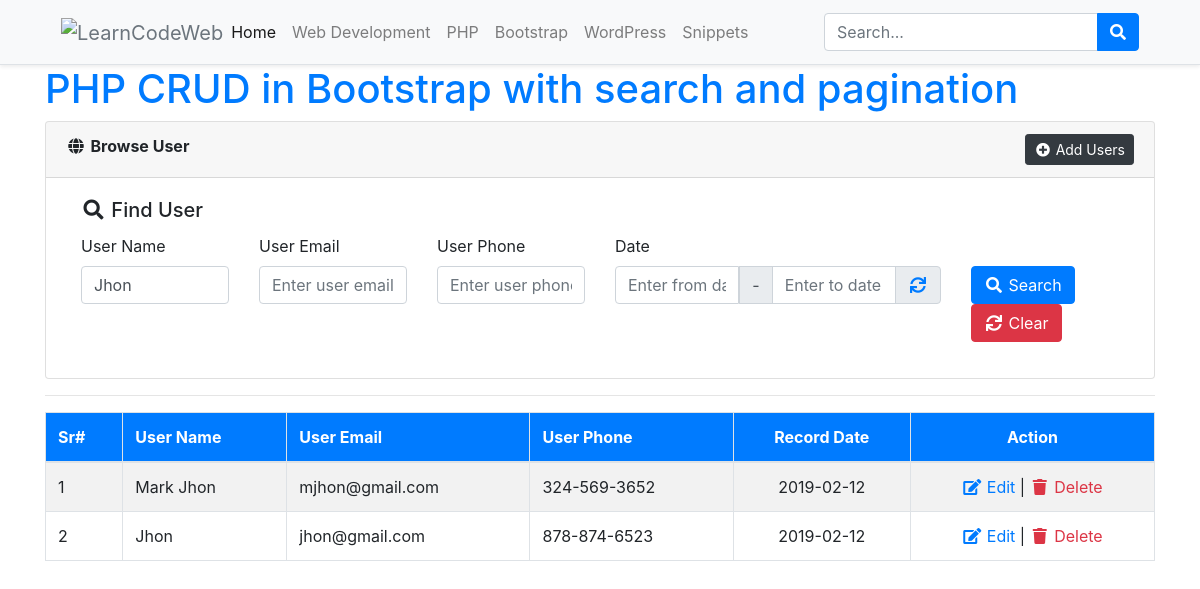
The app's page /browse-users.php?username=Jhon with its own data.
### tables this page shows
CREATE TABLE `users` (
  `id` int(11) NOT NULL,
  `username` varchar(64) NOT NULL,
  `useremail` varchar(128) NOT NULL,
  `userphone` varchar(24) NOT NULL,
  `dt` timestamp NOT NULL DEFAULT CURRENT_TIMESTAMP
);

### include/Database.php (called while the page is built, shortened)
<?php
class Database{
    protected $pdo;
    public function __construct(\PDO $pdo)
    {
        $this->pdo = $pdo;
        $this->pdo->setAttribute(\PDO::ATTR_ERRMODE, \PDO::ERRMODE_EXCEPTION);
    }
    public function getAllRecords($tableName, $fields='*', $cond='', $orderBy='', $limit='')
    {
        $stmt = $this->pdo->prepare("SELECT $fields FROM $tableName WHERE 1 ".$cond." ".$orderBy." ".$limit);
        $stmt->execute();
        $rows = $stmt->fetchAll(PDO::FETCH_ASSOC);
        return $rows;
    }
}
?>

### config.php (called while the page is built, shortened)
<?php
include_once('include/Database.php');
$dsn	= 	"mysql:dbname=".SS_DB_NAME.";host=".SS_DB_HOST."";
$pdo	=	"";
try {
	$pdo = new PDO($dsn, SS_DB_USER, SS_DB_PASSWORD);
}catch (PDOException $e) {
	echo "Connection failed: " . $e->getMessage();
}
$db 	=	new Database($pdo);
?>

### browse-users.php (the view, shortened to what this page needs)
<?php include_once('config.php');?>
<!doctype html>
<html lang="en-US" xmlns:fb="https://www.facebook.com/2008/fbml" xmlns:addthis="https://www.addthis.com/help/api-spec"  prefix="og: http://ogp.me/ns#" class="no-js">
<head>
	<link rel="stylesheet" href="https://code.jquery.com/ui/1.12.0/themes/smoothness/jquery-ui.css" type="text/css">
    <link rel="stylesheet" href="https://stackpath.bootstrapcdn.com/bootstrap/4.2.1/css/bootstrap.min.css">
    <link rel="stylesheet" href="https://use.fontawesome.com/releases/v5.6.3/css/all.css">
</head>
<body>
	<div class="bg-light border-bottom shadow-sm sticky-top">
		<div class="container">
			<header class="blog-header py-1">
				<nav class="navbar navbar-expand-lg navbar-light bg-light"> <a class="navbar-brand text-muted p-0 m-0" href="https://learncodeweb.com"><img src='https://learncodeweb.com/wp-content/uploads/2019/01/logo.png' alt='LearnCodeWeb'></a>
					<div class="collapse navbar-collapse" id="navbarSupportedContent">
						<ul class="navbar-nav mr-auto">
							<li itemscope="itemscope" itemtype="https://www.schema.org/SiteNavigationElement" id="menu-item-17" class="active nav-item"><a title="Home" href="https://learncodeweb.com/" class="nav-link">Home</a></li>
							<li itemscope="itemscope" itemtype="https://www.schema.org/SiteNavigationElement" id="menu-item-16" class="nav-item"><a title="Web Development" href="https://learncodeweb.com/learn/web-development/" class="nav-link">Web Development</a></li>
							<li itemscope="itemscope" itemtype="https://www.schema.org/SiteNavigationElement" id="menu-item-558" class="nav-item"><a title="PHP" href="https://learncodeweb.com/learn/php/" class="nav-link">PHP</a></li>
							<li itemscope="itemscope" itemtype="https://www.schema.org/SiteNavigationElement" id="menu-item-14" class="nav-item"><a title="Bootstrap" href="https://learncodeweb.com/learn/bootstrap-framework/" class="nav-link">Bootstrap</a></li>
							<li itemscope="itemscope" itemtype="https://www.schema.org/SiteNavigationElement" id="menu-item-559" class="nav-item"><a title="WordPress" href="https://learncodeweb.com/learn/wordpress/" class="nav-link">WordPress</a></li>
							<li itemscope="itemscope" itemtype="https://www.schema.org/SiteNavigationElement" id="menu-item-15" class="nav-item"><a title="Snippets" href="https://learncodeweb.com/learn/snippets/" class="nav-link">Snippets</a></li>
						</ul>
						<form method="get" action="https://learncodeweb.com" class="form-inline my-2 my-lg-0">
							<div class="input-group input-group-md">
								<input type="text" class="form-control search-width" name="s" id="search" value="" placeholder="Search..." aria-label="Search">
								<div class="input-group-append">
									<button type="submit" class="btn btn-primary" id="searchBtn"><i class="fa fa-search"></i></button>
								</div>
							</div>
						</form>
					</div>
				</nav>
			</header>
		</div>
	</div>
	<?php
	$condition	=	'';
	if(isset($_REQUEST['username']) and $_REQUEST['username']!=""){
		$condition	.=	' AND username LIKE "%'.$_REQUEST['username'].'%" ';
	}
	$userData	=	$db->getAllRecords('users','*',$condition,'ORDER BY id DESC');
	?>
   	<div class="container">
		<h1><a href="https://learncodeweb.com/php/php-crud-in-bootstrap-4-with-search-functionality/">PHP CRUD in Bootstrap with search and pagination</a></h1>
		<div class="card">
			<div class="card-header"><i class="fa fa-fw fa-globe"></i> <strong>Browse User</strong> <a href="add-users.php" class="float-right btn btn-dark btn-sm"><i class="fa fa-fw fa-plus-circle"></i> Add Users</a></div>
			<div class="card-body">
				<div class="col-sm-12">
					<h5 class="card-title"><i class="fa fa-fw fa-search"></i> Find User</h5>
					<form method="get">
						<div class="row">
							<div class="col-sm-2">
								<div class="form-group">
									<label>User Name</label>
									<input type="text" name="username" id="username" class="form-control" value="<?php echo isset($_REQUEST['username'])?$_REQUEST['username']:''?>" placeholder="Enter user name">
								</div>
							</div>
							<div class="col-sm-2">
								<div class="form-group">
									<label>User Email</label>
									<input type="email" name="useremail" id="useremail" class="form-control" value="<?php echo isset($_REQUEST['useremail'])?$_REQUEST['useremail']:''?>" placeholder="Enter user email">
								</div>
							</div>
							<div class="col-sm-2">
								<div class="form-group">
									<label>User Phone</label>
									<input type="tel" name="userphone" id="userphone" class="form-control" value="<?php echo isset($_REQUEST['userphone'])?$_REQUEST['userphone']:''?>" placeholder="Enter user phone">
								</div>
							</div>
							<div class="col-sm-4">
								<div class="form-group">
									<label>Date</label>
									<div class="input-group">
										<input type="text" class="fromDate form-control hasDatepicker" name="df" id="df" value="" placeholder="Enter from date">
										<div class="input-group-prepend"><span class="input-group-text">-</span></div>
										<input type="text" class="toDate form-control hasDatepicker" name="dt" id="dt" value="" placeholder="Enter to date">
										<div class="input-group-append"><span class="input-group-text"><a href="javascript:;" onclick="$('#df,#dt').val('');"><i class="fa fa-fw fa-sync"></i></a></span></div>
									</div>
								</div>
							</div>
							<div class="col-sm-2">
								<div class="form-group">
									<label>&nbsp;</label>
									<div>
										<button type="submit" name="submit" value="search" id="submit" class="btn btn-primary"><i class="fa fa-fw fa-search"></i> Search</button>
										<a href="<?php echo $_SERVER['PHP_SELF'];?>" class="btn btn-danger"><i class="fa fa-fw fa-sync"></i> Clear</a>
									</div>
								</div>
							</div>
						</div>
					</form>
				</div>
			</div>
		</div>
		<hr>
		<div>
			<table class="table table-striped table-bordered">
				<thead>
					<tr class="bg-primary text-white">
						<th>Sr#</th>
						<th>User Name</th>
						<th>User Email</th>
						<th>User Phone</th>
						<th class="text-center">Record Date</th>
						<th class="text-center">Action</th>
					</tr>
				</thead>
				<tbody>
					<?php
					if(count($userData)>0){
						$s	=	'';
						foreach($userData as $val){
							$s++;
					?>
					<tr>
						<td><?php echo $s;?></td>
						<td><?php echo $val['username'];?></td>
						<td><?php echo $val['useremail'];?></td>
						<td><?php echo $val['userphone'];?></td>
						<td align="center"><?php echo date('Y-m-d',strtotime($val['dt']));?></td>
						<td align="center">
							<a href="edit-users.php?editId=<?php echo $val['id'];?>" class="text-primary"><i class="fa fa-fw fa-edit"></i> Edit</a> |
							<a href="delete.php?delId=<?php echo $val['id'];?>" class="text-danger" onClick="return confirm('Are you sure to delete this user?');"><i class="fa fa-fw fa-trash"></i> Delete</a>
						</td>
					</tr>
					<?php
						}
					}else{
					?>
					<tr><td colspan="6" align="center">No Record(s) Found!</td></tr>
					<?php } ?>
				</tbody>
			</table>
		</div>
	</div>
</body>
</html>

### records on screen
users: username "Mark Jhon", useremail "mjhon@gmail.com", userphone "324-569-3652", dt "2019-02-12"
users: username "Jhon", useremail "jhon@gmail.com", userphone "878-874-6523", dt "2019-02-12"
